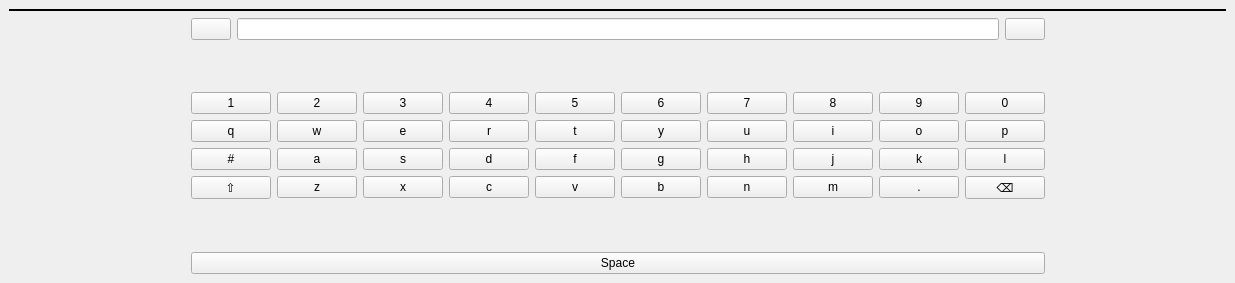
<?xml version="1.0" encoding="UTF-8"?>
<ui version="4.0">
 <class>virtualkeyboard</class>
 <widget class="QWidget" name="virtualkeyboard">
  <property name="geometry">
   <rect>
    <x>0</x>
    <y>0</y>
    <width>1235</width>
    <height>283</height>
   </rect>
  </property>
  <property name="windowTitle">
   <string>Form</string>
  </property>
  <layout class="QVBoxLayout" name="verticalLayout">
   <property name="leftMargin">
    <number>0</number>
   </property>
   <property name="topMargin">
    <number>0</number>
   </property>
   <property name="rightMargin">
    <number>0</number>
   </property>
   <property name="bottomMargin">
    <number>0</number>
   </property>
   <item>
    <widget class="QStackedWidget" name="mainWidget">
     <widget class="QWidget" name="page_7">
      <layout class="QVBoxLayout" name="verticalLayout_3">
       <item>
        <widget class="Line" name="line">
         <property name="frameShadow">
          <enum>QFrame::Plain</enum>
         </property>
         <property name="lineWidth">
          <number>2</number>
         </property>
         <property name="orientation">
          <enum>Qt::Horizontal</enum>
         </property>
        </widget>
       </item>
       <item>
        <layout class="QGridLayout" name="gridLayout">
         <property name="bottomMargin">
          <number>0</number>
         </property>
         <item row="2" column="3">
          <widget class="QStackedWidget" name="rightSpacerWidget">
           <widget class="QWidget" name="page_11">
            <layout class="QVBoxLayout" name="verticalLayout_5">
             <property name="leftMargin">
              <number>0</number>
             </property>
             <property name="topMargin">
              <number>0</number>
             </property>
             <property name="rightMargin">
              <number>0</number>
             </property>
             <property name="bottomMargin">
              <number>0</number>
             </property>
             <item>
              <spacer name="rightSpacer">
               <property name="orientation">
                <enum>Qt::Horizontal</enum>
               </property>
               <property name="sizeHint" stdset="0">
                <size>
                 <width>40</width>
                 <height>20</height>
                </size>
               </property>
              </spacer>
             </item>
            </layout>
           </widget>
           <widget class="QWidget" name="page_12"/>
          </widget>
         </item>
         <item row="3" column="2">
          <widget class="QPushButton" name="spaceBtn">
           <property name="text">
            <string>Space</string>
           </property>
          </widget>
         </item>
         <item row="2" column="2">
          <widget class="QStackedWidget" name="stackedWidget">
           <property name="lineWidth">
            <number>0</number>
           </property>
           <property name="currentIndex">
            <number>0</number>
           </property>
           <widget class="QWidget" name="page">
            <layout class="QVBoxLayout" name="verticalLayout_2">
             <property name="leftMargin">
              <number>0</number>
             </property>
             <property name="topMargin">
              <number>0</number>
             </property>
             <property name="rightMargin">
              <number>0</number>
             </property>
             <property name="bottomMargin">
              <number>0</number>
             </property>
             <item>
              <layout class="QGridLayout" name="gridLayout_3">
               <item row="13" column="3">
                <layout class="QGridLayout" name="gridLayout_4">
                 <item row="7" column="12">
                  <widget class="QPushButton" name="eraseBtn">
                   <property name="text">
                    <string>⌫</string>
                   </property>
                  </widget>
                 </item>
                 <item row="0" column="3">
                  <widget class="QPushButton" name="n3">
                   <property name="text">
                    <string>3</string>
                   </property>
                  </widget>
                 </item>
                 <item row="7" column="9">
                  <widget class="QPushButton" name="lm">
                   <property name="text">
                    <string>m</string>
                   </property>
                  </widget>
                 </item>
                 <item row="6" column="4">
                  <widget class="QPushButton" name="ld">
                   <property name="text">
                    <string>d</string>
                   </property>
                  </widget>
                 </item>
                 <item row="2" column="1">
                  <widget class="QPushButton" name="lq">
                   <property name="text">
                    <string>q</string>
                   </property>
                  </widget>
                 </item>
                 <item row="0" column="2">
                  <widget class="QPushButton" name="n2">
                   <property name="text">
                    <string>2</string>
                   </property>
                  </widget>
                 </item>
                 <item row="6" column="7">
                  <widget class="QPushButton" name="lg">
                   <property name="text">
                    <string>g</string>
                   </property>
                  </widget>
                 </item>
                 <item row="7" column="2">
                  <widget class="QPushButton" name="lz">
                   <property name="text">
                    <string>z</string>
                   </property>
                  </widget>
                 </item>
                 <item row="0" column="10">
                  <widget class="QPushButton" name="n9">
                   <property name="text">
                    <string>9</string>
                   </property>
                  </widget>
                 </item>
                 <item row="0" column="4">
                  <widget class="QPushButton" name="n4">
                   <property name="text">
                    <string>4</string>
                   </property>
                  </widget>
                 </item>
                 <item row="7" column="3">
                  <widget class="QPushButton" name="lx">
                   <property name="text">
                    <string>x</string>
                   </property>
                  </widget>
                 </item>
                 <item row="0" column="9">
                  <widget class="QPushButton" name="n8">
                   <property name="text">
                    <string>8</string>
                   </property>
                  </widget>
                 </item>
                 <item row="2" column="2">
                  <widget class="QPushButton" name="lw">
                   <property name="text">
                    <string>w</string>
                   </property>
                  </widget>
                 </item>
                 <item row="6" column="12">
                  <widget class="QPushButton" name="ll">
                   <property name="text">
                    <string>l</string>
                   </property>
                  </widget>
                 </item>
                 <item row="2" column="3">
                  <widget class="QPushButton" name="le">
                   <property name="text">
                    <string>e</string>
                   </property>
                  </widget>
                 </item>
                 <item row="7" column="7">
                  <widget class="QPushButton" name="lb">
                   <property name="text">
                    <string>b</string>
                   </property>
                  </widget>
                 </item>
                 <item row="6" column="9">
                  <widget class="QPushButton" name="lj">
                   <property name="text">
                    <string>j</string>
                   </property>
                  </widget>
                 </item>
                 <item row="7" column="4">
                  <widget class="QPushButton" name="lc">
                   <property name="text">
                    <string>c</string>
                   </property>
                  </widget>
                 </item>
                 <item row="2" column="8">
                  <widget class="QPushButton" name="lu">
                   <property name="text">
                    <string>u</string>
                   </property>
                  </widget>
                 </item>
                 <item row="6" column="8">
                  <widget class="QPushButton" name="lh">
                   <property name="text">
                    <string>h</string>
                   </property>
                  </widget>
                 </item>
                 <item row="0" column="8">
                  <widget class="QPushButton" name="n7">
                   <property name="text">
                    <string>7</string>
                   </property>
                  </widget>
                 </item>
                 <item row="6" column="10">
                  <widget class="QPushButton" name="lk">
                   <property name="text">
                    <string>k</string>
                   </property>
                  </widget>
                 </item>
                 <item row="0" column="12">
                  <widget class="QPushButton" name="n0">
                   <property name="text">
                    <string>0</string>
                   </property>
                  </widget>
                 </item>
                 <item row="2" column="10">
                  <widget class="QPushButton" name="lo">
                   <property name="text">
                    <string>o</string>
                   </property>
                  </widget>
                 </item>
                 <item row="6" column="6">
                  <widget class="QPushButton" name="lf">
                   <property name="text">
                    <string>f</string>
                   </property>
                  </widget>
                 </item>
                 <item row="2" column="9">
                  <widget class="QPushButton" name="li">
                   <property name="text">
                    <string>i</string>
                   </property>
                  </widget>
                 </item>
                 <item row="7" column="1">
                  <widget class="QPushButton" name="shiftBtn">
                   <property name="text">
                    <string>⇧</string>
                   </property>
                  </widget>
                 </item>
                 <item row="6" column="3">
                  <widget class="QPushButton" name="ls">
                   <property name="text">
                    <string>s</string>
                   </property>
                  </widget>
                 </item>
                 <item row="7" column="10">
                  <widget class="QPushButton" name="spt">
                   <property name="text">
                    <string>.</string>
                   </property>
                  </widget>
                 </item>
                 <item row="2" column="6">
                  <widget class="QPushButton" name="lt">
                   <property name="text">
                    <string>t</string>
                   </property>
                  </widget>
                 </item>
                 <item row="7" column="8">
                  <widget class="QPushButton" name="ln">
                   <property name="text">
                    <string>n</string>
                   </property>
                  </widget>
                 </item>
                 <item row="6" column="1">
                  <widget class="QPushButton" name="sat">
                   <property name="text">
                    <string>#</string>
                   </property>
                  </widget>
                 </item>
                 <item row="6" column="2">
                  <widget class="QPushButton" name="la">
                   <property name="text">
                    <string>a</string>
                   </property>
                  </widget>
                 </item>
                 <item row="2" column="12">
                  <widget class="QPushButton" name="lp">
                   <property name="text">
                    <string>p</string>
                   </property>
                  </widget>
                 </item>
                 <item row="0" column="1">
                  <widget class="QPushButton" name="n1">
                   <property name="text">
                    <string>1</string>
                   </property>
                  </widget>
                 </item>
                 <item row="7" column="6">
                  <widget class="QPushButton" name="lv">
                   <property name="text">
                    <string>v</string>
                   </property>
                  </widget>
                 </item>
                 <item row="0" column="7">
                  <widget class="QPushButton" name="n6">
                   <property name="text">
                    <string>6</string>
                   </property>
                  </widget>
                 </item>
                 <item row="2" column="7">
                  <widget class="QPushButton" name="ly">
                   <property name="text">
                    <string>y</string>
                   </property>
                  </widget>
                 </item>
                 <item row="0" column="6">
                  <widget class="QPushButton" name="n5">
                   <property name="text">
                    <string>5</string>
                   </property>
                  </widget>
                 </item>
                 <item row="2" column="4">
                  <widget class="QPushButton" name="lr">
                   <property name="text">
                    <string>r</string>
                   </property>
                  </widget>
                 </item>
                </layout>
               </item>
              </layout>
             </item>
            </layout>
           </widget>
           <widget class="QWidget" name="page_2"/>
          </widget>
         </item>
         <item row="2" column="1">
          <widget class="QStackedWidget" name="leftSpacerWidget">
           <widget class="QWidget" name="page_9">
            <layout class="QVBoxLayout" name="verticalLayout_4">
             <property name="leftMargin">
              <number>0</number>
             </property>
             <property name="topMargin">
              <number>0</number>
             </property>
             <property name="rightMargin">
              <number>0</number>
             </property>
             <property name="bottomMargin">
              <number>0</number>
             </property>
             <item>
              <spacer name="leftSpacer">
               <property name="orientation">
                <enum>Qt::Horizontal</enum>
               </property>
               <property name="sizeType">
                <enum>QSizePolicy::Expanding</enum>
               </property>
               <property name="sizeHint" stdset="0">
                <size>
                 <width>40</width>
                 <height>20</height>
                </size>
               </property>
              </spacer>
             </item>
            </layout>
           </widget>
           <widget class="QWidget" name="page_10"/>
          </widget>
         </item>
         <item row="1" column="2">
          <layout class="QGridLayout" name="gridLayout_2">
           <property name="topMargin">
            <number>0</number>
           </property>
           <item row="1" column="0">
            <widget class="QPushButton" name="closeBtn">
             <property name="text">
              <string/>
             </property>
            </widget>
           </item>
           <item row="1" column="1">
            <widget class="QLineEdit" name="lineEdit"/>
           </item>
           <item row="1" column="2">
            <widget class="QPushButton" name="enterBtn">
             <property name="text">
              <string/>
             </property>
            </widget>
           </item>
          </layout>
         </item>
        </layout>
       </item>
      </layout>
     </widget>
     <widget class="QWidget" name="page_8"/>
    </widget>
   </item>
  </layout>
 </widget>
 <resources/>
 <connections/>
</ui>
